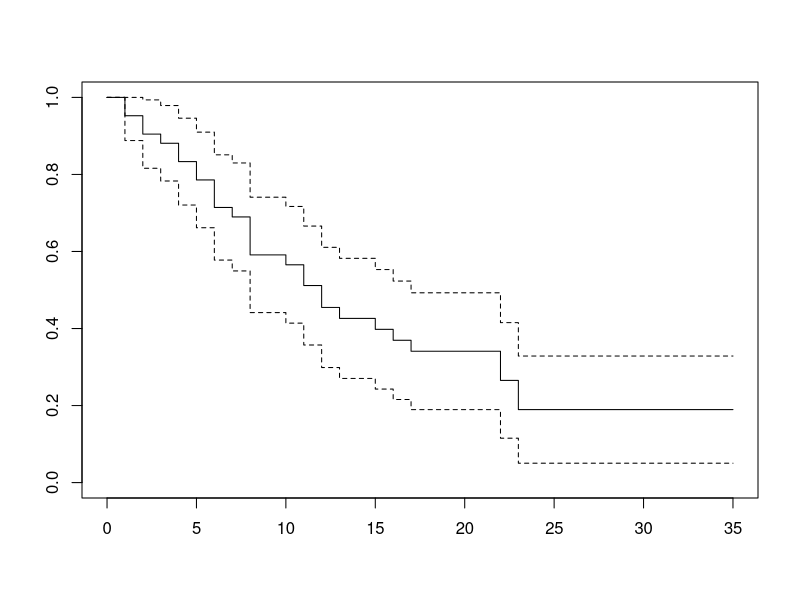
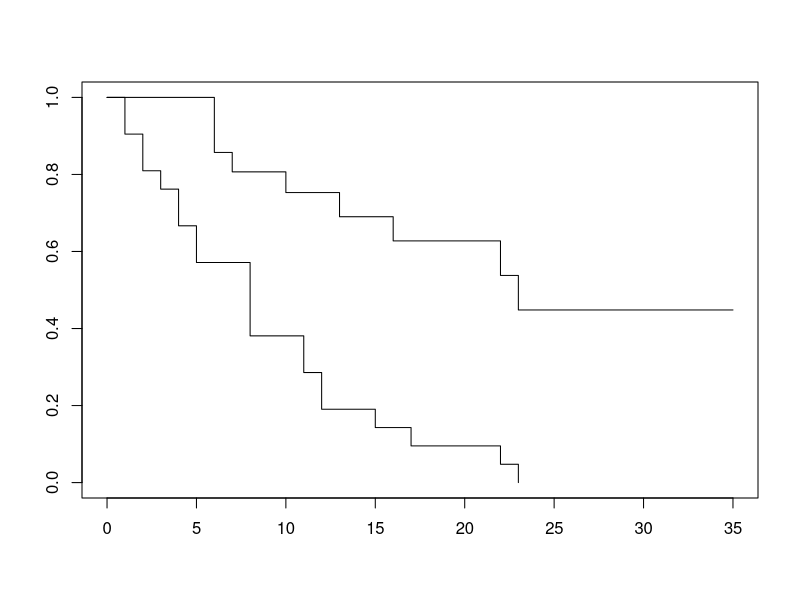
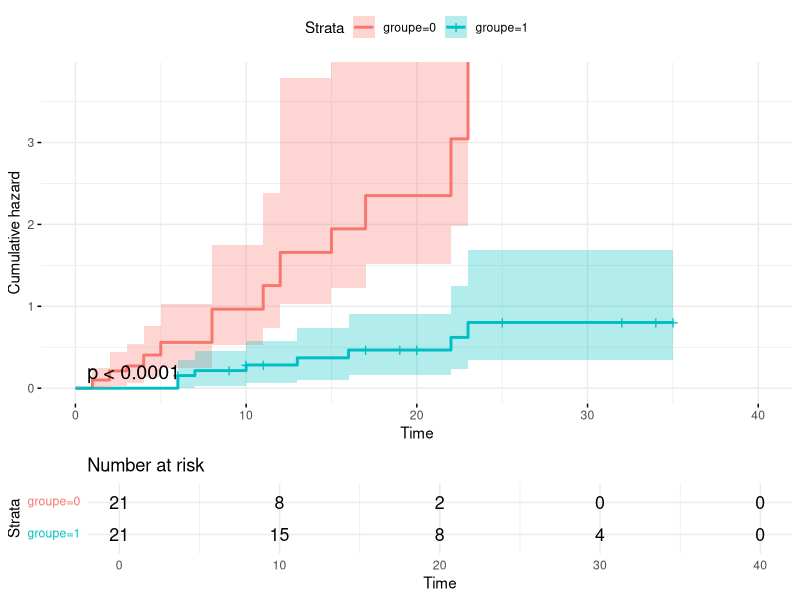

These figures' R source, in order: (Note: this script raises an error after producing the figures.)
# Kaplan-Meier
library("survival")
library("survminer")
##########
#PARTIE 1#
##########

#1 Entrez les donnees de Freireich
time<- c(6,6,6,6,7,9,10,10,11,13,16,17,19,20,22,23,25,32,32,34,35)
status<-c(1,1,1,0,1,0,1,0,0,1,1,0,0,0,1,1,0,0,0,0,0)
time0<-c(1, 1, 2, 2, 3, 4, 4, 5, 5, 8, 8, 8, 8, 11, 11, 12, 12, 15, 17, 22, 23)
status0<-rep(1,21)
duree<-c(time, time0)
censure<-c(status,status0)
groupe<-c(rep(1,length(time)),rep(0,length(time0)))
data_frame<-data.frame(duree,censure,groupe)
#2 Tracez l’estimateur de Kaplan-Meier
fit <- survfit(Surv(duree,censure) ~ 1,conf.type="plain")
plot(fit)

#3 Tracez l’estimateur de Kaplan-Meier
summary(fit)

#4 Refaites les mˆemes ´etapes par traitement
fit.groupe <- survfit(Surv(duree,censure) ~ groupe,conf.type="plain")
plot(fit.groupe)
summary(fit.groupe)

#5 
ggsurvplot(fit.groupe, data = data_frame, fun = "cumhaz", 
           conf.int = TRUE, pval = TRUE, risk.table = TRUE,
           ggtheme = theme_minimal())

##########
#PARTIE 2#
##########

#1 etude descriptive
summary(dataset$treat)
summary(dataset$renal)

#2 etude de survie
fit.treat<-survfit(Surv(dataset$dur) ~ dataset$treat)
summary(fit.treat)
plot(fit.treat)

fit.renal<-survfit(Surv(dataset$dur) ~ dataset$renal)
summary(fit.renal)
plot(fit.renal)

fit.status<-survfit(Surv(dataset$dur) ~ dataset$status)
summary(fit.status)
plot(fit.status)
